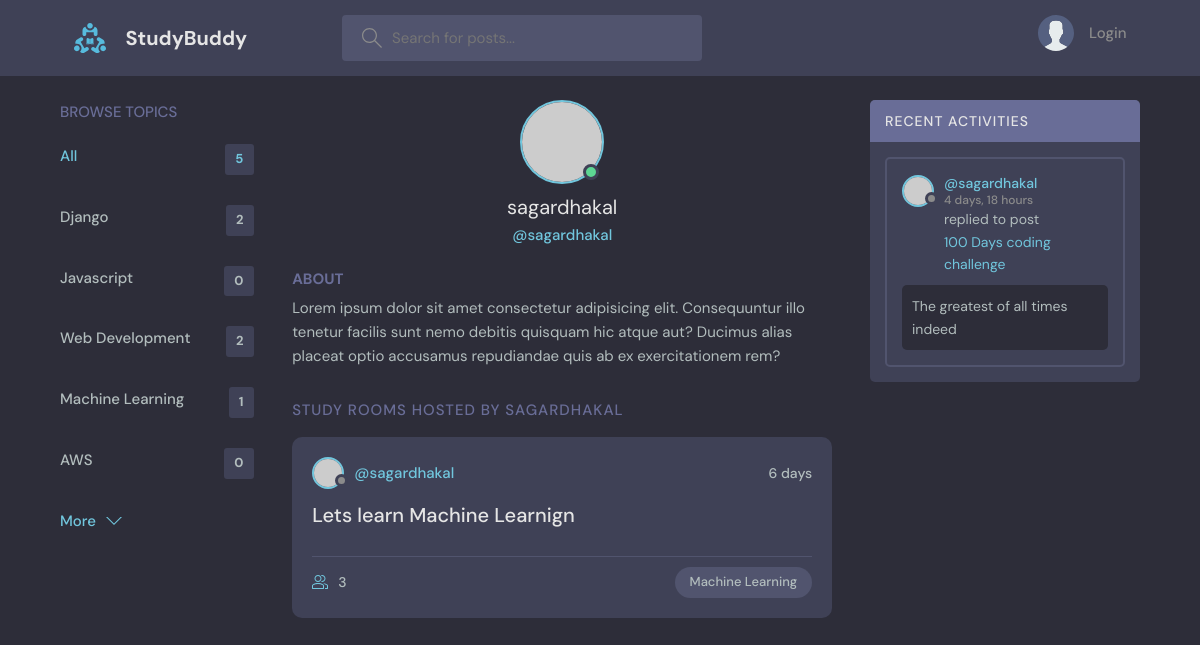
/userProfile/3, run on the app's committed database.
### base/models.py (models this page shows, shortened)
class Topic(models.Model):
    name = models.CharField(max_length= 200)

class Room(models.Model):
    host = models.ForeignKey(User , on_delete= models.SET_NULL , null= True)
    topic = models.ForeignKey(Topic , on_delete= models.SET_NULL , null= True)
    name = models.CharField(max_length=200)
    description = models.TextField(null= True , blank= True)
    participants = models.ManyToManyField(User , related_name='participants' , blank= True)
    updated = models.DateTimeField(auto_now= True)
    created = models.DateTimeField(auto_now_add= True)
    class Meta:
        ordering = ['-updated' , '-created']
    def __str__(self):
        return self.name

class Message(models.Model):
    user = models.ForeignKey(User , on_delete= models.CASCADE)
    room = models.ForeignKey(Room, on_delete=models.CASCADE)
    body = models.TextField()
    updated = models.DateTimeField(auto_now= True)
    created = models.DateTimeField(auto_now_add= True)

### base/views.py (the view)
# urls.py: path('userProfile/<str:pk>' , views.userProfile , name= 'userProfile'),
def userProfile(request , pk):
    user = User.objects.get(id = pk)
    rooms = user.room_set.all()
    activityMessage = user.message_set.all()
    topics= Topic.objects.all()
    context= {'user' : user , 'rooms' : rooms , 'activityMessage' : activityMessage , 'topics':topics}
    return render(request, 'base/profile.html' , context)

### base/templates/base/profile.html (shortened to what this page needs)
{% extends 'main.html' %}
{% block content %}
  <main class="profile-page layout layout--3">
    <div class="container">
      {% include 'base/topic-component.html' %}
      <div class="roomList">
        <div class="profile">
          <div class="profile__avatar">
            <div class="avatar avatar--large active">
              <img src="https://randomuser.me/api/portraits/men/11.jpg" />
            </div>
          </div>
          <div class="profile__info">
            <h3>{{user.username}}</h3>
            <p>@{{user.username}}</p>
          </div>
          <div class="profile__about">
            <h3>About</h3>
            <p>
              Lorem ipsum dolor sit amet consectetur adipisicing elit. Consequuntur illo tenetur
              facilis sunt nemo debitis quisquam hic atque aut? Ducimus alias placeat optio
              accusamus repudiandae quis ab ex exercitationem rem?
            </p>
          </div>
        </div>
        <div class="roomList__header">
          <div>
            <h2>Study Rooms Hosted by {{user.username}}</a>
            </h2>
          </div>
        </div>
        {% include 'base/feed-component.html' %}
      </div>
      <div class="activities">
        <div class="activities__header">
          <h2>Recent Activities</h2>
        </div>
        {% include 'base/activity-component.html' %}
      </div>
    </div>
  </main>
  {% endblock content %}

### base/templates/base/topic-component.html
<div class="topics">
  <div class="topics__header">
    <h2>Browse Topics</h2>
  </div>
  <ul class="topics__list">
    <li>
      <a href="{% url 'home' %}" class="active"
        >All <span>{{topics.count}}</span></a
      >
    </li>
    {% for topic in topics %}
    <li>
      <a href="{% url 'home'%}?q={{topic.name}}"
        >{{topic.name}} <span>{{topic.room_set.all.count}}</span></a
      >
    </li>
    {% endfor %}
  </ul>
  <a class="btn btn--link" href="topics.html">
    More
    <svg
      version="1.1"
      xmlns="http://www.w3.org/2000/svg"
      width="32"
      height="32"
      viewBox="0 0 32 32"
    >
      <title>chevron-down</title>
      <path d="M16 21l-13-13h-3l16 16 16-16h-3l-13 13z"></path>
    </svg>
  </a>
</div>

### base/templates/base/feed-component.html (shortened to what this page needs)
{% for room in rooms %}
<div class="roomListRoom">
  <div class="roomListRoom__header">
    <a href="{% url 'userProfile' room.host.id %}" class="roomListRoom__author">
      <div class="avatar avatar--small">
        <img src="https://randomuser.me/api/portraits/women/11.jpg" />
      </div>
      <span>@{{room.host.username }}</span>
    </a>
    <div class="roomListRoom__actions">
      <span>{{room.created|timesince}}</span>
    </div>
  </div>
  <div class="roomListRoom__content">
    <a href="{% url 'room' room.id %}">{{room.name}}</a>
  </div>
  <div class="roomListRoom__meta">
    <a href="{% url 'room' room.id %}" class="roomListRoom__joined">
      {{room.participants.all.count}}
    </a>
    <p class="roomListRoom__topic">{{room.topic.name}}</p>
  </div>
</div>
{% endfor %}

### base/templates/base/activity-component.html (shortened to what this page needs)
{% for activity_message in activityMessage %}
<div class="activities__box">
  <div class="activities__boxHeader roomListRoom__header">
    <a
      href="{% url 'userProfile' activity_message.user.id %}"
      class="roomListRoom__author"
    >
      <div class="avatar avatar--small">
        <img src="https://randomuser.me/api/portraits/women/11.jpg" />
      </div>
      <p>
        @{{activity_message.user}}
        <span>{{activity_message.created|timesince}} </span>
      </p>
    </a>
  </div>
  <div class="activities__boxContent">
    <p>
      replied to post
      <a href="{% url 'room' activity_message.room.id %}"
        >{{activity_message.room}}</a
      >
    </p>
    <div class="activities__boxRoomContent">{{activity_message.body}}</div>
  </div>
</div>
{% endfor %}

### data on the page
Topic: name "Django", room_set.all.count "2"
Topic: name "Javascript", room_set.all.count "0"
Topic: name "Web Development", room_set.all.count "2"
Topic: name "Machine Learning", room_set.all.count "1"
Topic: name "AWS", room_set.all.count "0"
Room: host.username "sagardhakal", created "6 days", name "Lets learn Machine Learnign", participants.all.count "3", topic.name "Machine Learning"
Message: user "sagardhakal", created "4 days, 18 hours", room "100 Days coding challenge", body "The greatest of all times indeed"

### other printed values
{{ topics.count }} "5"
{{ user.username }} "sagardhakal"
{{ user.username }} "SAGARDHAKAL"
